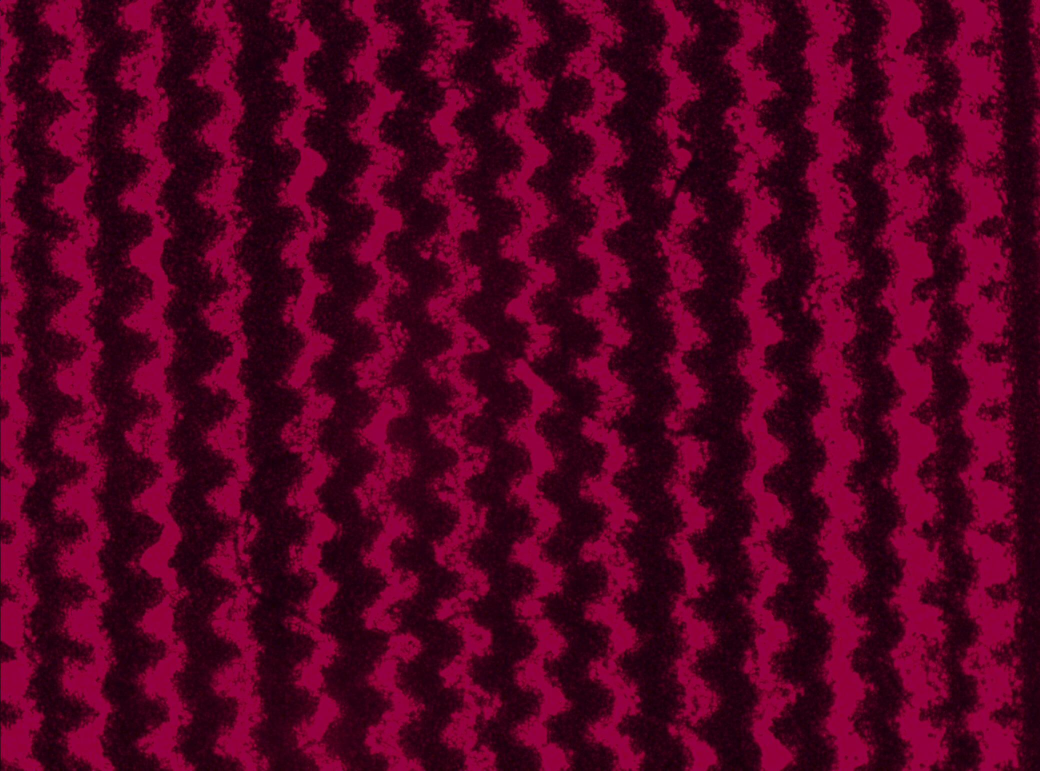
#> input picture 20150303_fpm/44.jpg, 2080 x 1542 px (shown at 1/2 size)
$ python bwft.py   (older library calls are emulated)
#> lines starting #> are read from the running program, lines starting #| are printed output that depends on the picture
# This shall display the FT of a greyscale image and give the capacity to modify the FT
# FIRST al the declarations...
imageName = "../20150303_fpm/44.jpg"

import numpy, Image, pylab, matplotlib.cm as cm, scipy.misc

# the circular_mask was copied from http://stackoverflow.com/questions/18352973/mask-a-circular-sector-in-a-numpy-array
def circular_mask(shape,centre,radius):
    """
    Return a boolean mask for a circular sector. The start/stop angles in
    `angle_range` should be given in clockwise order.
    """
    angle_range = [0,360]

    x,y = numpy.ogrid[:shape[0],:shape[1]]
    cx,cy = centre
    tmin,tmax = numpy.deg2rad(angle_range)

    # ensure stop angle > start angle
    if tmax < tmin:
            tmax += 2*numpy.pi

    # convert cartesian --> polar coordinates
    r2 = (x-cx)*(x-cx) + (y-cy)*(y-cy)
    theta = numpy.arctan2(x-cx,y-cy) - tmin

    # wrap angles between 0 and 2*pi
    theta %= (2*numpy.pi)

    # circular mask
    circmask = r2 <= radius*radius

    # angular mask
    anglemask = theta <= (tmax-tmin)

    return circmask*anglemask

# Now we begin the fun...
im = Image.open(imageName).convert("L")		# L makes it greyscale
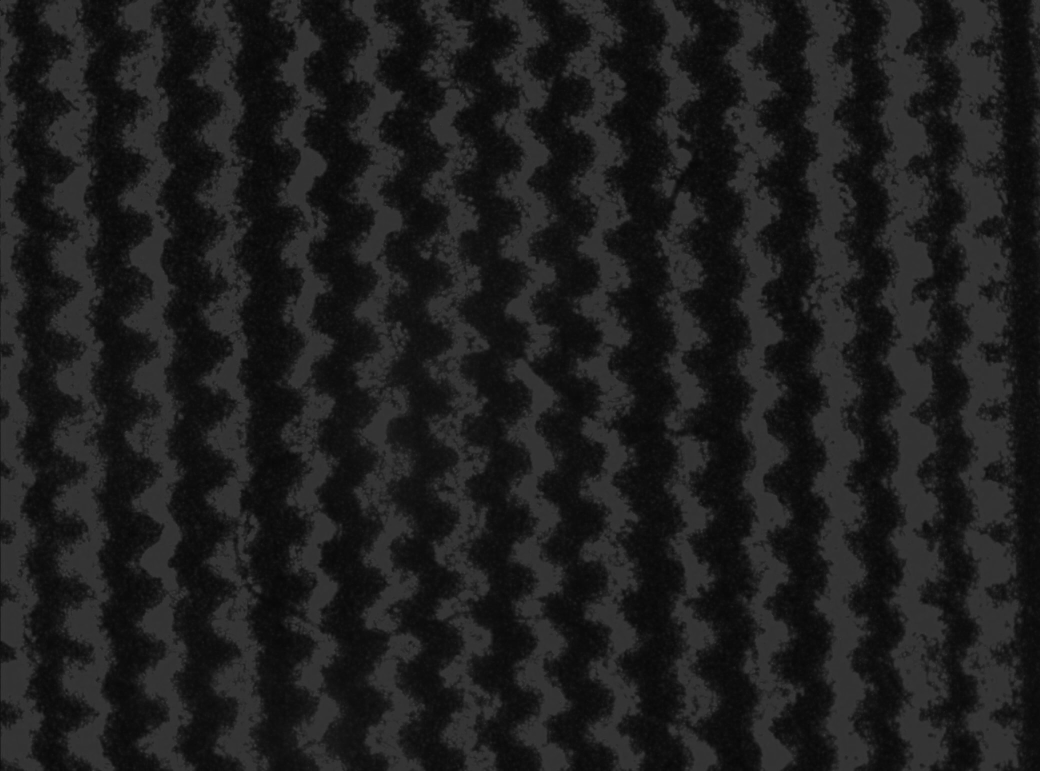
#> im: PIL image 2080x1542 L (shown at 1/2 size); min 6, max 73, mean 30.2
image = numpy.array(im)		# convert to numpy array
image = scipy.misc.imresize(image, [2*image.shape[0], 2*image.shape[1]])

f = numpy.fft.fftshift(numpy.fft.fft2(image))		# 2D fft done, just like MATLAB, also shifted yo

# this segment just displays the plain old ft..
# f = fftpack.fftshift(f)		# again like MATLAB, shift the origin to the 'center'

# this section chops out a section and displays the modified file
cx = f.shape[0]/2
#> cx = 1542
cy = f.shape[1]/2
#> cy = 2080
mask = circular_mask(image.shape, (cx + 50, cy - 50), 100)
# f[~mask] = 0		# chop out circular section
psd = numpy.abs(f)

imm = numpy.fft.ifft2(numpy.fft.fftshift(f))
image_modi = Image.fromarray(imm.astype(numpy.uint8))	# this is still giving complex values, why?
print(imm.shape)
#| (3084, 4160)

pylab.figure()
pylab.imshow(image_modi, cmap = cm.Greys_r)		# display in greyscale space

pylab.figure()
pylab.imshow(numpy.log10(psd+1), cmap = cm.Greys_r)
pylab.show()
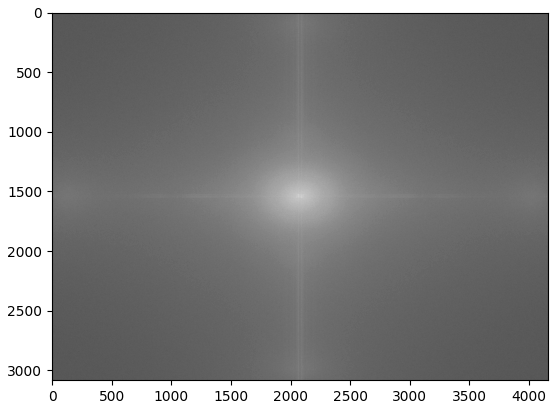
#> figure drawn by matplotlib, 1 panel

$ run again, with 20150303_fpm/11.jpg copied over 20150303_fpm/44.jpg
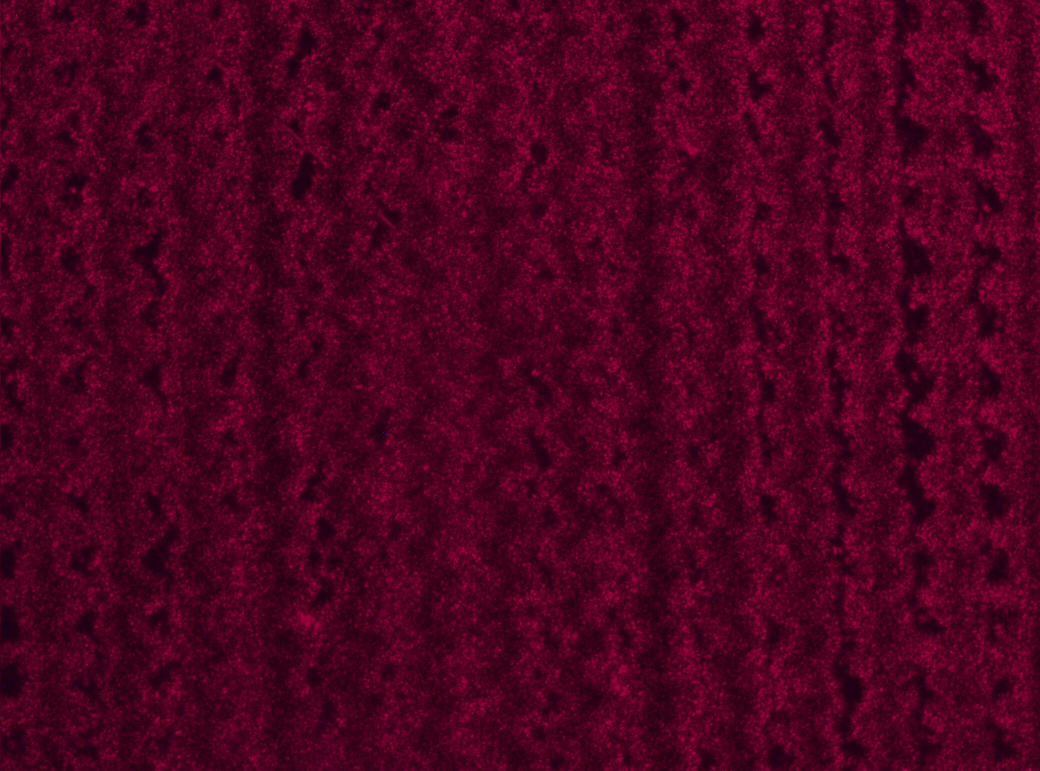
#> input picture 20150303_fpm/11.jpg, 2080 x 1542 px (shown at 1/2 size)
#> `im = Image.open(imageName).convert("L")`:
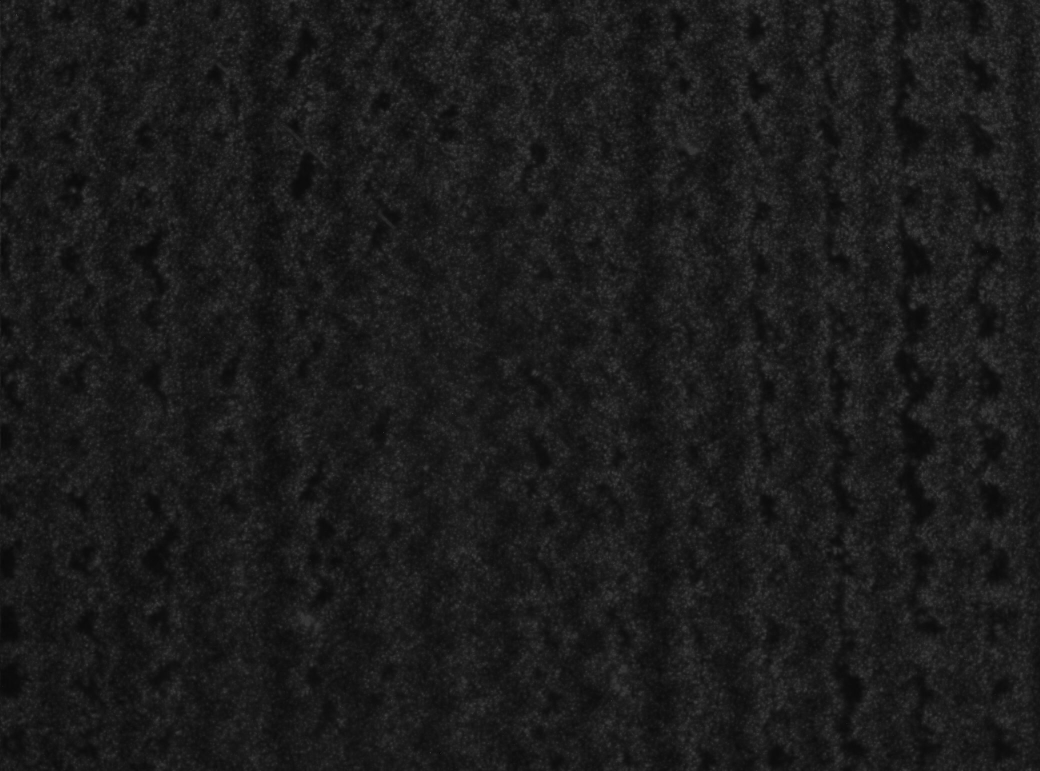
#> im: PIL image 2080x1542 L (shown at 1/2 size); min 6, max 111, mean 27.2
#| (3084, 4160)

$ run again, with 20150303_fpm/12.jpg copied over 20150303_fpm/44.jpg
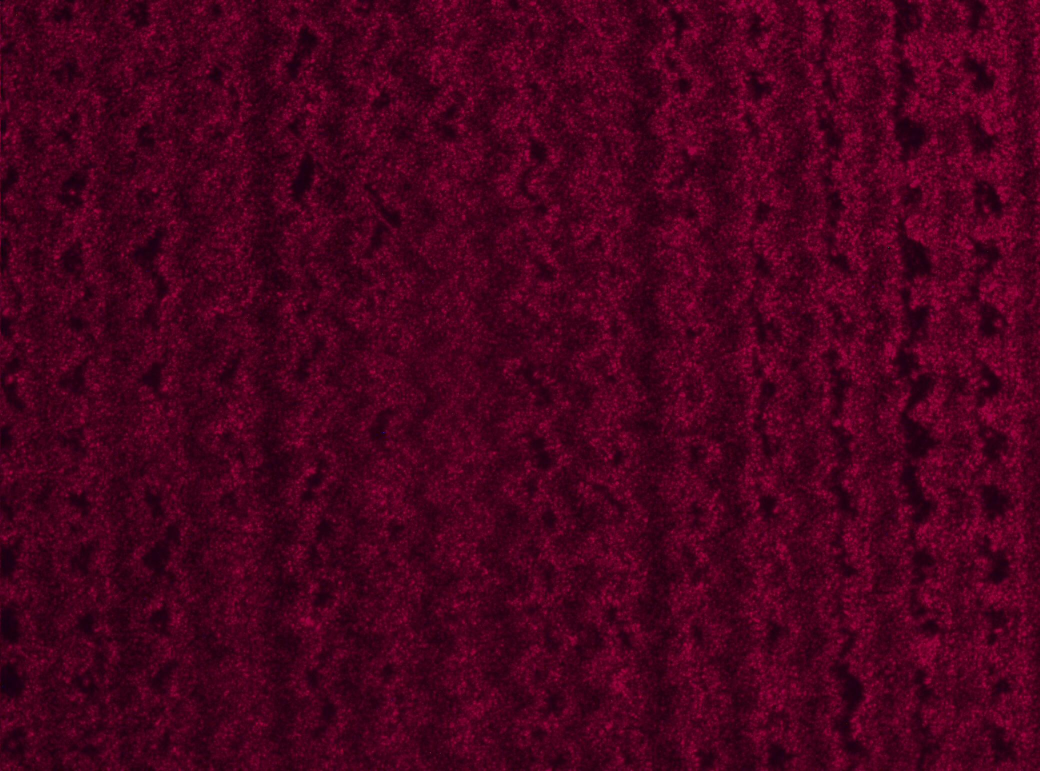
#> input picture 20150303_fpm/12.jpg, 2080 x 1542 px (shown at 1/2 size)
#> `im = Image.open(imageName).convert("L")`:
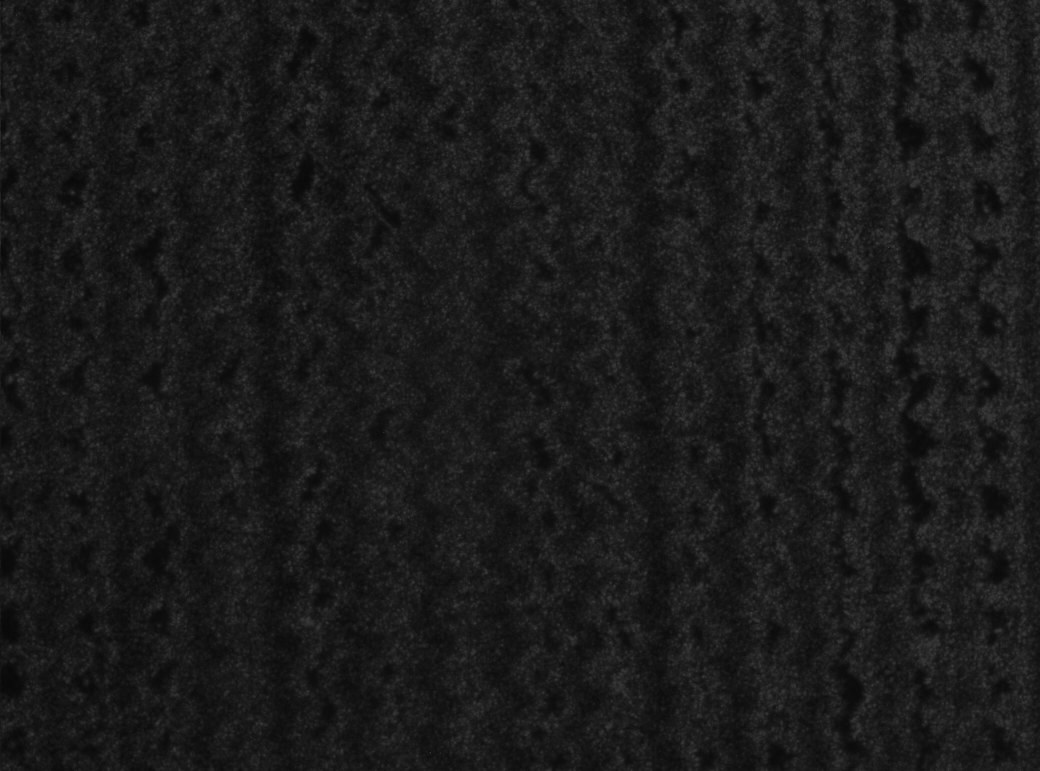
#> im: PIL image 2080x1542 L (shown at 1/2 size); min 4, max 120, mean 26.5
#| (3084, 4160)

$ run again, with 20150303_fpm/13.jpg copied over 20150303_fpm/44.jpg
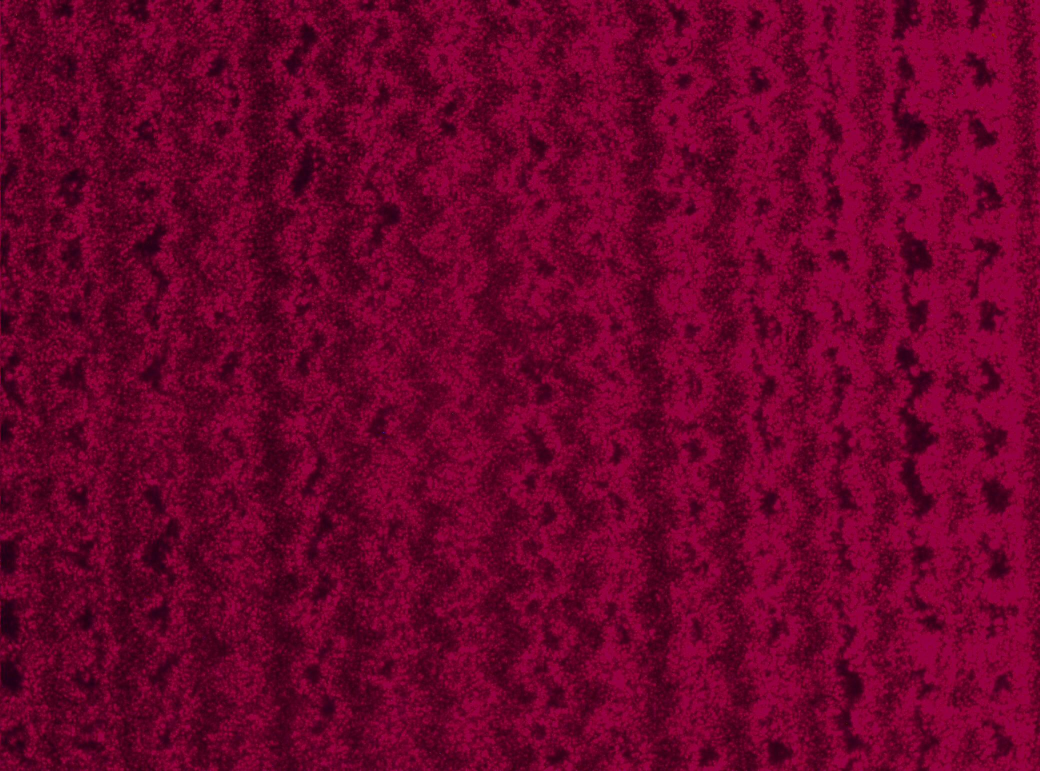
#> input picture 20150303_fpm/13.jpg, 2080 x 1542 px (shown at 1/2 size)
#> `im = Image.open(imageName).convert("L")`:
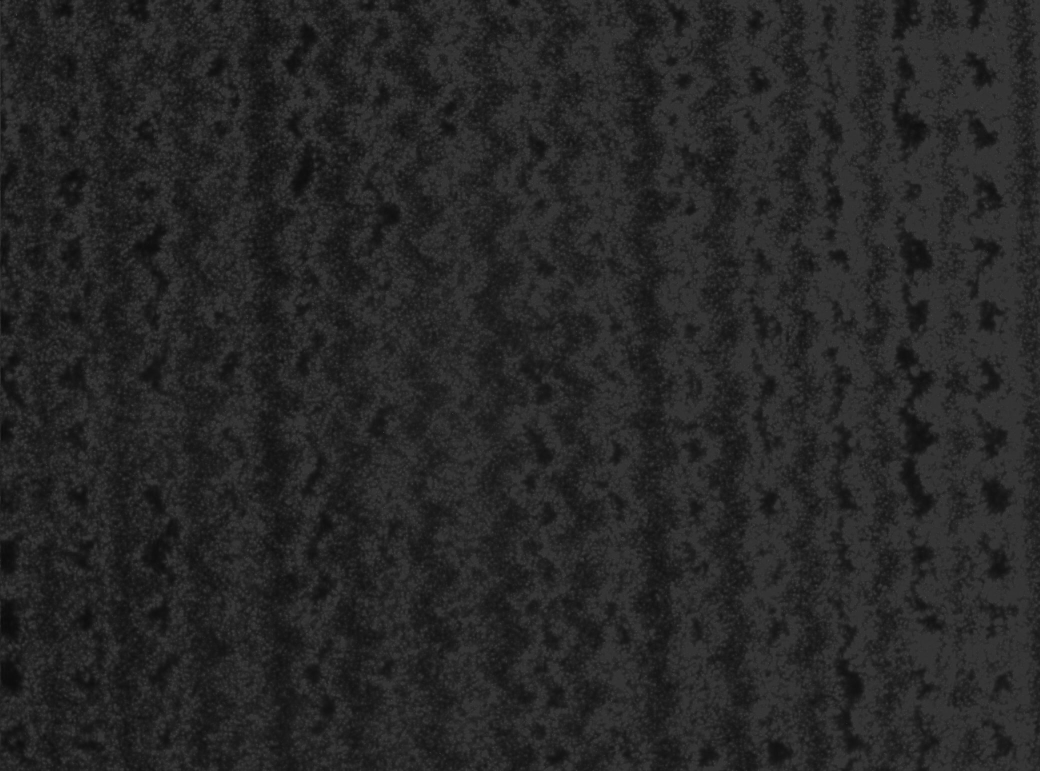
#> im: PIL image 2080x1542 L (shown at 1/2 size); min 9, max 121, mean 38.9
#| (3084, 4160)
